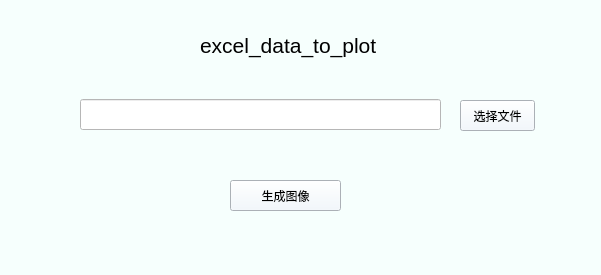
<?xml version="1.0" encoding="UTF-8"?>
<ui version="4.0">
 <class>Form</class>
 <widget class="QWidget" name="Form">
  <property name="geometry">
   <rect>
    <x>0</x>
    <y>0</y>
    <width>601</width>
    <height>275</height>
   </rect>
  </property>
  <property name="windowTitle">
   <string>edtp</string>
  </property>
  <property name="styleSheet">
   <string notr="true">background-color: rgb(246, 255, 253);</string>
  </property>
  <widget class="QPushButton" name="pushButton">
   <property name="geometry">
    <rect>
     <x>460</x>
     <y>100</y>
     <width>75</width>
     <height>31</height>
    </rect>
   </property>
   <property name="styleSheet">
    <string notr="true">background-color: rgb(239, 247, 255);</string>
   </property>
   <property name="text">
    <string>选择文件</string>
   </property>
  </widget>
  <widget class="QLineEdit" name="lineEdit">
   <property name="geometry">
    <rect>
     <x>80</x>
     <y>99</y>
     <width>361</width>
     <height>31</height>
    </rect>
   </property>
   <property name="styleSheet">
    <string notr="true">background-color: rgb(255, 255, 255);</string>
   </property>
  </widget>
  <widget class="QLabel" name="label">
   <property name="geometry">
    <rect>
     <x>200</x>
     <y>30</y>
     <width>201</width>
     <height>31</height>
    </rect>
   </property>
   <property name="styleSheet">
    <string notr="true">color: rgb(0, 0, 0);
</string>
   </property>
   <property name="text">
    <string>&lt;html&gt;&lt;head/&gt;&lt;body&gt;&lt;p&gt;&lt;span style=&quot; font-size:16pt;&quot;&gt;excel_data_to_plot&lt;/span&gt;&lt;/p&gt;&lt;/body&gt;&lt;/html&gt;</string>
   </property>
  </widget>
  <widget class="QPushButton" name="pushButton_2">
   <property name="geometry">
    <rect>
     <x>230</x>
     <y>180</y>
     <width>111</width>
     <height>31</height>
    </rect>
   </property>
   <property name="styleSheet">
    <string notr="true">background-color: rgb(239, 247, 255);</string>
   </property>
   <property name="text">
    <string>生成图像</string>
   </property>
  </widget>
 </widget>
 <resources>
  <include location="bg.qrc"/>
 </resources>
 <connections/>
</ui>
